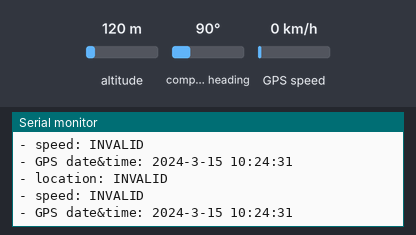
A program run on a simulated ESP32-S3. Shown: the last lines printed to the serial monitor. The test bench sets the inputs (shaded band); at power-on: altitude 120 m, GPS speed 0 km/h, compass heading 90°. The GPS gets a fix after 3 s at 37.7749, -122.4194 with 8 satellites.

Above: at 1.2 s.
1.3 s: altitude set to 20 m
At 2.7 s:
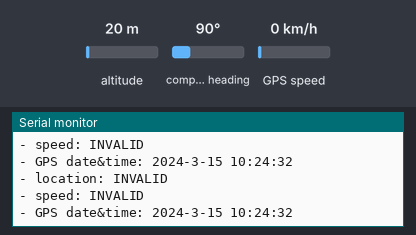
4.5 s: GPS speed set to 2 km/h
At 5.8 s:
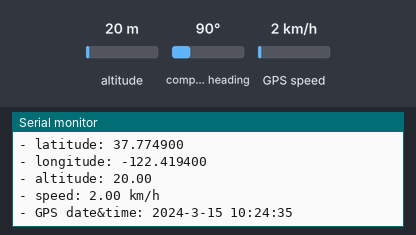
6.0 s: altitude set to 250 m
At 6.7 s:
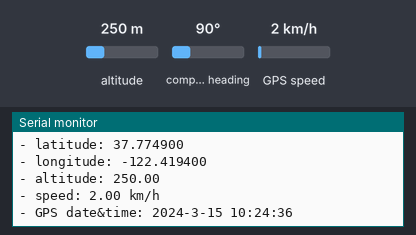
Timing chart, 0 to 9.0 s (numbered marks = the images above; inputs shaded):
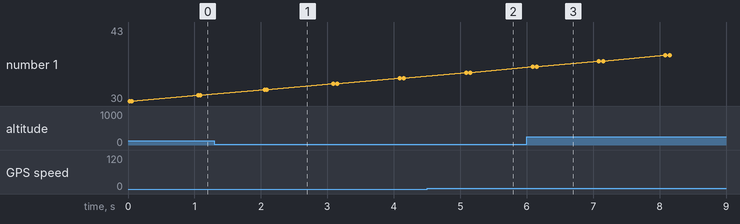

The program:

main.cpp
```cpp
#include <Arduino.h>
#include <SoftwareSerial.h>
#include <TinyGPS++.h>

#define RX_PIN 3 // Arduino Pin connected to the TX of the GPS module
#define TX_PIN 2  // Arduino Pin connected to the RX of the GPS module

/* Serial 2:
        |ESP32 pin| Heltec pin |
    TX: |GPIO 27  | 21
    RX: |GPIO 25  | 19
*/
TinyGPSPlus gps; // the TinyGPS++ object
// SoftwareSerial gpsSerial(RX_PIN, TX_PIN); // the serial interface to the GPS module
EspSoftwareSerial::UART gpsSerial;

void setup() {
  // put your setup code here, to run once:
  Serial.begin(115200);
  Serial.print(F("Initializing usb uart... "));

  gpsSerial.begin(9600, SWSERIAL_8N1, RX_PIN, TX_PIN, false);  // Default baud of NEO-6M GPS module is 9600
  if (!gpsSerial) { // If the object did not initialize, then its configuration is invalid
    Serial.println("Invalid EspSoftwareSerial pin configuration, check config");
    while (1) { // Don't continue with invalid configuration
      delay (1000);
    }
  }

  // Serial.print(F("Initializing gps uart... "));
}

void loop() {
  if (gpsSerial.available() > 0) {
    if (gps.encode(gpsSerial.read())) {
      if (gps.location.isValid()) {
        Serial.print(F("- latitude: "));
        Serial.println(gps.location.lat(), 6);

        Serial.print(F("- longitude: "));
        Serial.println(gps.location.lng(), 6);

        Serial.print(F("- altitude: "));
        if (gps.altitude.isValid())
          Serial.println(gps.altitude.meters());
        else
          Serial.println(F("INVALID"));
      } else {
        Serial.println(F("- location: INVALID"));
      }

      Serial.print(F("- speed: "));
      if (gps.speed.isValid()) {
        Serial.print(gps.speed.kmph());
        Serial.println(F(" km/h"));
      } else {
        Serial.println(F("INVALID"));
      }

      Serial.print(F("- GPS date&time: "));
      if (gps.date.isValid() && gps.time.isValid()) {
        Serial.print(gps.date.year());
        Serial.print(F("-"));
        Serial.print(gps.date.month());
        Serial.print(F("-"));
        Serial.print(gps.date.day());
        Serial.print(F(" "));
        Serial.print(gps.time.hour());
        Serial.print(F(":"));
        Serial.print(gps.time.minute());
        Serial.print(F(":"));
        Serial.println(gps.time.second());
      } else {
        Serial.println(F("INVALID"));
      }

      Serial.println();
    }
  }

  if (millis() > 5000 && gps.charsProcessed() < 10)
    Serial.println(F("No GPS data received: check wiring"));
    // char s = gpsSerial.read();
    // Serial.print(gpsSerial.read());

}

// put function definitions here:
```

Measured:
- after the input at 4.5 s, the serial monitor: prints a new line after 0.59 s (image 2)
- after the input at 6.0 s, the serial monitor: prints a new line after 0.09 s (image 3)
